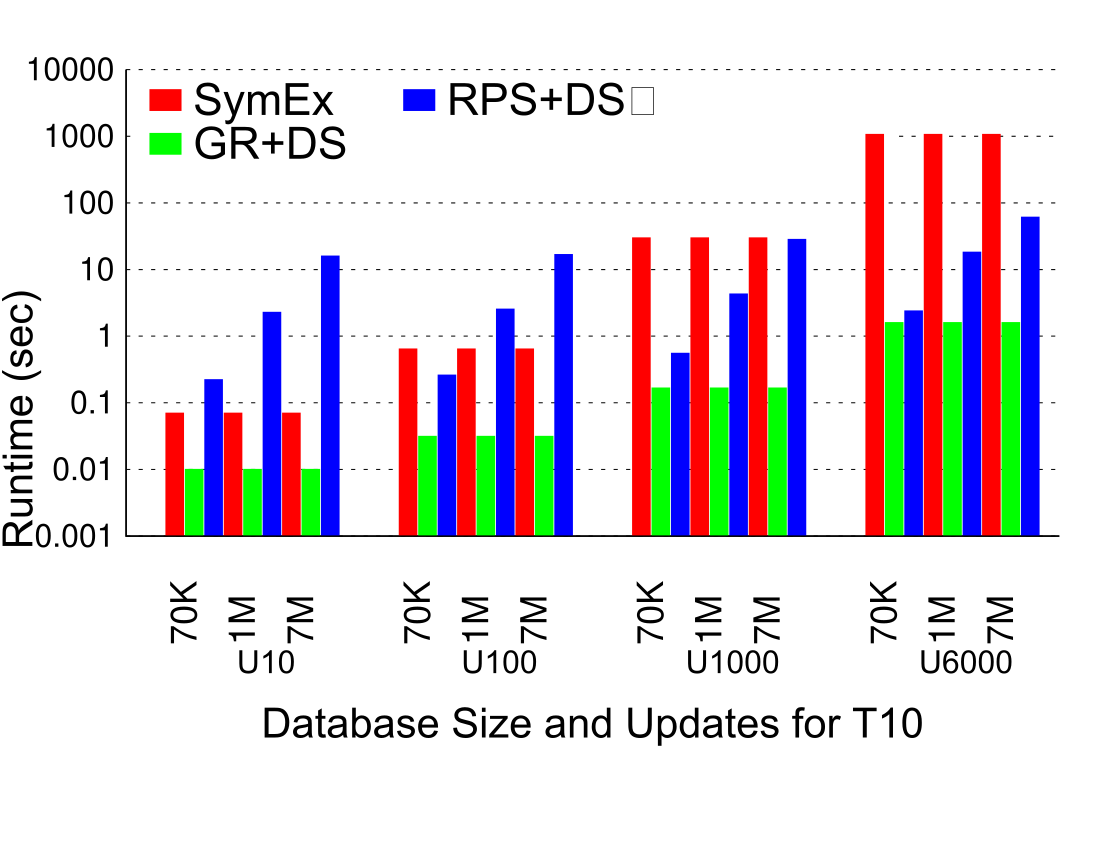

The gnuplot source for this figure:
# length/width ratio and terminal
set size ratio 0.5
set terminal postscript color enhanced  
set output 'totalCostMahif10.ps'

# Margins
set tmargin 0
set bmargin 12
set rmargin 0
set lmargin 4

# border
set border 3 front linetype -1 linewidth 1.000
set boxwidth 0.95 absolute
set style fill   solid 1.00 noborder

# line styles
set linetype 1 lt -1 lw 1 lc rgb "#FF0000"
set linetype 2 lt -1 lw 1 lc rgb "#00FF00" 
set linetype 3 lt -1 lw 1 lc rgb "#0000FF"
#set linetype 4 lt -1 lw 1 lc rgb "#000000" 

set linetype cycle 3

# Grid
set grid nopolar
set grid noxtics nomxtics ytics nomytics noztics nomztics \
 nox2tics nomx2tics noy2tics nomy2tics nocbtics nomcbtics
set grid layerdefault   linetype 0 linewidth 3.000,  linetype 0 linewidth 1.000

# Key
set key nobox autotitles columnhead Left reverse left
set key font "Arial,32"
#set key height -4
set key width 10
set key samplen 2
set key spacing 4
set key maxrows 2
#set key at -0.5,1000

# style - histogram
set style histogram clustered gap 0.2 title  offset character 2, 0.25, 0
set datafile missing '-'
set style data histograms
#set style histogram rowstacked

# Axis
set xtics border in scale 0,0 nomirror rotate by 90  offset character 0, -5, 0 autojustify
set xtics norangelimit font ",26"
set xtics   ()

set logscale y
set yrange [ 0.001 : 10000 ]
set ytics border in scale 0,0 mirror norotate  offset character 0, 0, 0 autojustify
set ytics font ",23"

set xlabel font "Arial,30"
set xlabel "\nDatabase Size and Updates for T10" 
set xlabel  offset character 0, -5, 0  norotate

set ylabel "Runtime (sec)" 
set ylabel font "Arial,30"
set ylabel offset character -0.4, -6, 0

# Plot command
plot newhistogram "{/Arial=23 U10}" lt 1 , 'totalCostMahif10.csv' using 2:xtic(1) t col, '' using 3:xtic(1) t col, '' using 4:xtic(1) t col, \
	 newhistogram "{/Arial=23 U100}" lt 1 , '' u 5:xtic(1) notitle , '' u 6 notitle, '' u 7 notitle,  \
	 newhistogram "{/Arial=23 U1000}" lt 1 , '' u 8:xtic(1) notitle , '' u 9 notitle, '' u 10 notitle, \
	 newhistogram "{/Arial=23 U6000}" lt 1, '' u 11:xtic(1) notitle, '' u 12 notitle, '' u 13 notitle
